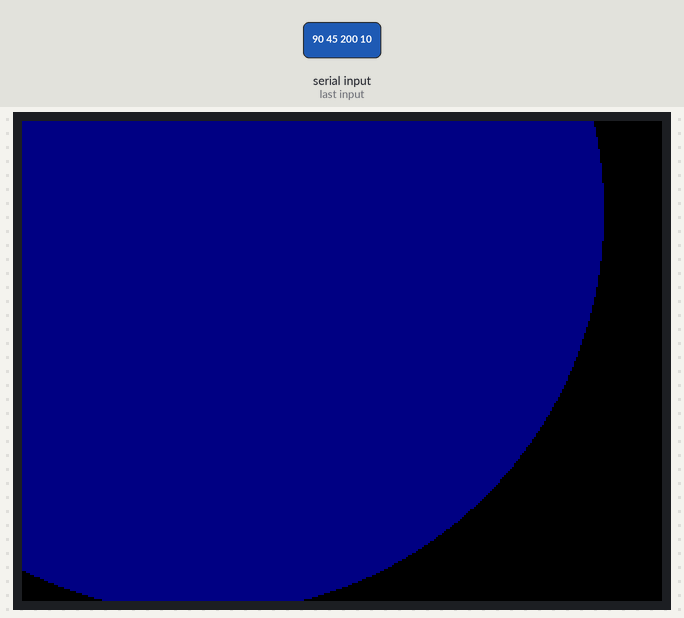
The sketch below on a simulated Arduino Leonardo, built with avr-gcc and run on an emulated ATmega32U4. On the bench: 320×240 colour display. Inputs (shaded band) come from the test bench.

1.7 s: "90 45 200 10\n" received over Serial
Above: at 3.1 s.
Timing chart, 0 to 4.7 s (numbered marks = the images above; inputs shaded):
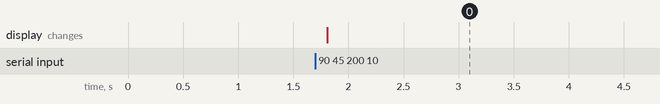

Measured:
- after the input at 1.7 s, the display: changes after 0.11 s (image 0)

The sketch:

arduino_part.ino
```cpp
#include <Arduino.h>
#include <stdlib.h>
#include <SPFD5408_Adafruit_GFX.h>    // Core graphics library
#include <SPFD5408_Adafruit_TFTLCD.h> // Hardware-specific library
#include <SPFD5408_TouchScreen.h>
// *** SPFD5408 change -- End
#define LCD_CS A3 // Chip Select goes to Analog 3
#define LCD_CD A2 // Command/Data goes to Analog 2
#define LCD_WR A1 // LCD Write goes to Analog 1
#define LCD_RD A0 // LCD Read goes to Analog 0

#define LCD_RESET A4 // Can alternately just connect to Arduino's reset pin


#define	BLACK   0x0000
#define	BLUE    0x001F
#define	RED     0xF800
#define	GREEN   0x07E0
#define CYAN    0x07FF
#define MAGENTA 0xF81F
#define YELLOW  0xFFE0
#define WHITE   0xFFFF

Adafruit_TFTLCD tft(LCD_CS, LCD_CD, LCD_WR, LCD_RD, LCD_RESET);

int x = 0;
int y = 0;

void drawPoint(int x, int y, int thinkes, uint16_t color){
    for(int i = 0; i < thinkes; i++){
      for(int j = 0; j < thinkes; j++){
        tft.drawPixel(x + i,y + j, color);
      }
    }
}
// the setup function runs once when you press reset or power the board
void setup() {
  // initialize digital pin 13 as an output.
  Serial.begin(9600);

  tft.reset();
  tft.begin(0x9341); // SDFP5408
  tft.setRotation(0); // Need for the Mega, please changed for your choice or rotation initial
  for(uint8_t rotation=0; rotation<4; rotation++) {
    tft.setRotation(rotation);
    tft.fillScreen(BLACK);
    //tft.drawPixel(x, y, WHITE);
  }

}
void loop() {

  if(Serial.available()){
    uint16_t color;
    int thinkes = 1;
    String stream = Serial.readStringUntil('\n');
    sscanf(stream.c_str(), "%d %d %d %x", &x, &y, &thinkes,  &color);
    //tft.drawPixel(x, y, color);
    tft.drawCircle(x, y, thinkes,color);
    tft.fillCircle(x, y, thinkes, color);
  }
}
```
